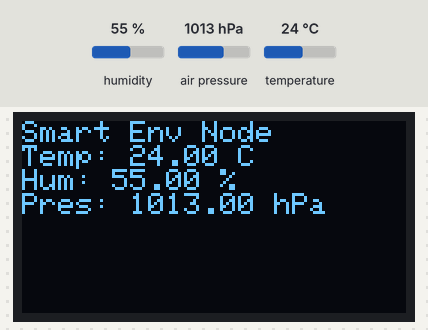
The sketch below on a simulated ESP32. On the bench: 128×64 one-colour display. The inputs (shaded band) are chosen by the test bench; at power-on: humidity 55 %, air pressure 1013 hPa, temperature 24 °C. No radio packets arrive unless stated; what the sketch prints to the serial monitor is not drawn.

Above: at 2.2 s.
2.3 s: humidity set to 22 %
At 7.0 s:
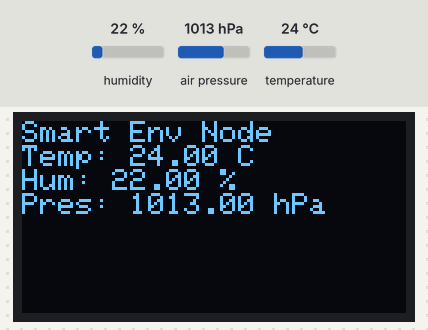
8.4 s: air pressure set to 952 hPa
At 11.7 s:
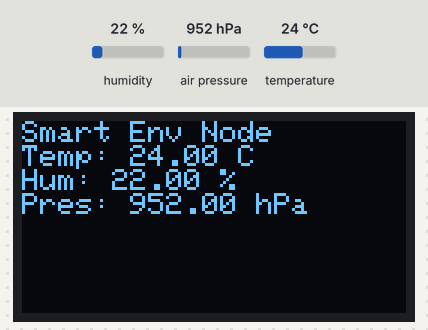
14.5 s: temperature set to 12 °C
At 17.6 s:
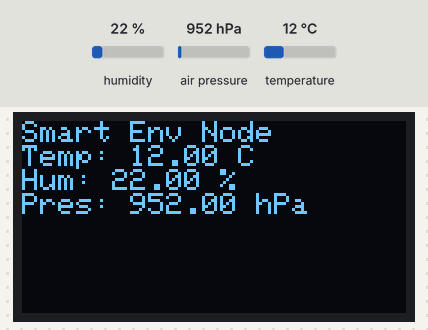
20.6 s: humidity set to 40 %
At 22.3 s:
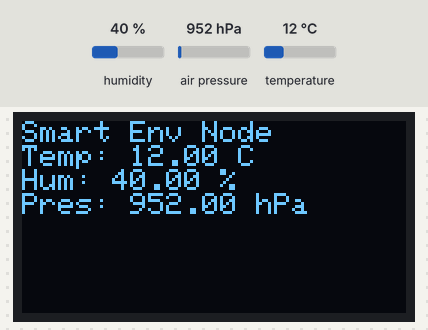
Timing chart, 0 to 23.8 s (numbered marks = the images above; inputs shaded):
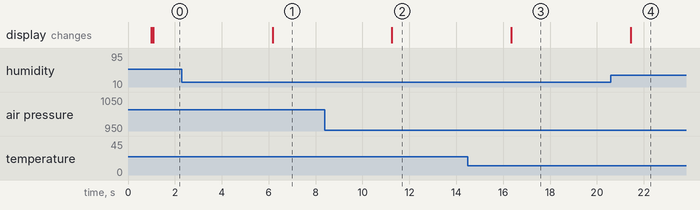

The sketch:

main.ino
```cpp
#include <Wire.h>
#include <SPI.h>
#include <Adafruit_GFX.h>
#include <Adafruit_SSD1306.h>
#include <Adafruit_BME280.h>
#include <LoRa.h>

// ---------------------------
// OLED Display Configuration
// ---------------------------
#define SCREEN_WIDTH 128
#define SCREEN_HEIGHT 64
#define OLED_SDA 22
#define OLED_SCL 21
#define OLED_RESET -1
Adafruit_SSD1306 display(SCREEN_WIDTH, SCREEN_HEIGHT, &Wire, OLED_RESET);

// ---------------------------
// BME280 Configuration (SPI)
// ---------------------------
#define BME_CS   17
#define BME_SCK  18
#define BME_MOSI 23
#define BME_MISO 19
Adafruit_BME280 bme(BME_CS, BME_MOSI, BME_MISO, BME_SCK);

// ---------------------------
// LoRa SX1262 Configuration
// ---------------------------
#define LORA_CS   5
#define LORA_RST  14
#define LORA_BUSY 15
#define LORA_SCK  18
#define LORA_MISO 19
#define LORA_MOSI 23
#define LORA_FREQ 868E6  // Adjust based on your region

void setup() {
  Serial.begin(9600);
  delay(1000);
  Serial.println("Smart Environment Monitoring Node");

  // ---------------------------
  // Initialize OLED
  // ---------------------------
  Wire.begin(OLED_SDA, OLED_SCL);
  if (!display.begin(SSD1306_SWITCHCAPVCC, 0x3C)) {
    Serial.println(F("OLED init failed"));
    while (true);
  }
  display.clearDisplay();
  display.setTextSize(1);
  display.setTextColor(SSD1306_WHITE);

  // ---------------------------
  // Initialize BME280
  // ---------------------------
  if (!bme.begin()) {
    Serial.println("Could not find BME280 sensor!");
    while (1);
  }
  Serial.println("BME280 Sensor Ready");

  // ---------------------------
  // Initialize LoRa (SX1262)
  // ---------------------------
  SPI.begin(LORA_SCK, LORA_MISO, LORA_MOSI, LORA_CS);
  LoRa.setPins(LORA_CS, LORA_RST, LORA_BUSY);

  if (!LoRa.begin(LORA_FREQ)) {
    Serial.println("Starting LoRa failed!");
    while (1);
  }
  Serial.println("LoRa SX1262 Ready");
}

void loop() {
  // Read sensor data
  float temperature = bme.readTemperature();
  float humidity = bme.readHumidity();
  float pressure = bme.readPressure() / 100.0F;

  // Display on OLED
  display.clearDisplay();
  display.setCursor(0, 0);
  display.println("Smart Env Node");
  display.print("Temp: "); display.print(temperature); display.println(" C");
  display.print("Hum: "); display.print(humidity); display.println(" %");
  display.print("Pres: "); display.print(pressure); display.println(" hPa");
  display.display();

  // Send via LoRa
  LoRa.beginPacket();
  LoRa.print("T:"); LoRa.print(temperature);
  LoRa.print(" H:"); LoRa.print(humidity);
  LoRa.print(" P:"); LoRa.print(pressure);
  LoRa.endPacket();

  Serial.println("Data Sent via LoRa");
  delay(5000);
}
```

Measured:
- after the input at 2.3 s, the display: changes after 3.9 s (image 1)
- after the input at 8.4 s, the display: changes after 2.9 s (image 2)
- after the input at 14.5 s, the display: changes after 1.8 s (image 3)
- after the input at 20.6 s, the display: changes after 0.84 s (image 4)
